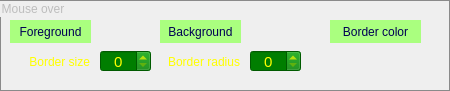
   <widget class="QGroupBox" name="grp_style_hov">
    <property name="geometry">
     <rect>
      <x>10</x>
      <y>260</y>
      <width>450</width>
      <height>91</height>
     </rect>
    </property>
    <property name="styleSheet">
     <string notr="true">QGroupBox {color: rgb(189, 189, 189); border: 1px solid rgb(138, 138, 138);}</string>
    </property>
    <property name="title">
     <string>Mouse over</string>
    </property>
    <widget class="QPushButton" name="btn_style_hov_fg">
     <property name="geometry">
      <rect>
       <x>10</x>
       <y>20</y>
       <width>81</width>
       <height>23</height>
      </rect>
     </property>
     <property name="cursor">
      <cursorShape>PointingHandCursor</cursorShape>
     </property>
     <property name="styleSheet">
      <string notr="true">QPushButton {color: rgb(0, 0, 83); background-color: rgb(170, 255, 127); border-radius: 15px;}
QPushButton:hover {background-color: qlineargradient(spread:pad, x1:0, y1:0.00568182, x2:0.98, y2:0.982955, stop:0 rgb(0, 67, 0), stop:1 rgb(0, 161, 0)); color: rgb(255, 255, 0)}
</string>
     </property>
     <property name="text">
      <string>Foreground</string>
     </property>
     <property name="autoDefault">
      <bool>false</bool>
     </property>
    </widget>
    <widget class="QLabel" name="lbl_style_hov_fg">
     <property name="geometry">
      <rect>
       <x>100</x>
       <y>20</y>
       <width>45</width>
       <height>23</height>
      </rect>
     </property>
     <property name="contextMenuPolicy">
      <enum>Qt::NoContextMenu</enum>
     </property>
     <property name="text">
      <string/>
     </property>
     <property name="alignment">
      <set>Qt::AlignCenter</set>
     </property>
     <property name="textInteractionFlags">
      <set>Qt::LinksAccessibleByMouse|Qt::TextSelectableByMouse</set>
     </property>
    </widget>
    <widget class="QLabel" name="lbl_style_hov_bg">
     <property name="geometry">
      <rect>
       <x>250</x>
       <y>20</y>
       <width>45</width>
       <height>23</height>
      </rect>
     </property>
     <property name="contextMenuPolicy">
      <enum>Qt::NoContextMenu</enum>
     </property>
     <property name="text">
      <string/>
     </property>
     <property name="alignment">
      <set>Qt::AlignCenter</set>
     </property>
     <property name="textInteractionFlags">
      <set>Qt::LinksAccessibleByMouse|Qt::TextSelectableByMouse</set>
     </property>
    </widget>
    <widget class="QPushButton" name="btn_style_hov_bg">
     <property name="geometry">
      <rect>
       <x>160</x>
       <y>20</y>
       <width>81</width>
       <height>23</height>
      </rect>
     </property>
     <property name="cursor">
      <cursorShape>PointingHandCursor</cursorShape>
     </property>
     <property name="styleSheet">
      <string notr="true">QPushButton {color: rgb(0, 0, 83); background-color: rgb(170, 255, 127); border-radius: 15px;}
QPushButton:hover {background-color: qlineargradient(spread:pad, x1:0, y1:0.00568182, x2:0.98, y2:0.982955, stop:0 rgb(0, 67, 0), stop:1 rgb(0, 161, 0)); color: rgb(255, 255, 0)}
</string>
     </property>
     <property name="text">
      <string>Background</string>
     </property>
     <property name="autoDefault">
      <bool>false</bool>
     </property>
    </widget>
    <widget class="QSpinBox" name="spin_style_hov_border_size">
     <property name="geometry">
      <rect>
       <x>100</x>
       <y>50</y>
       <width>51</width>
       <height>22</height>
      </rect>
     </property>
     <property name="font">
      <font>
       <pointsize>11</pointsize>
      </font>
     </property>
     <property name="styleSheet">
      <string notr="true">QSpinBox {background-color: rgb(0, 126, 0); color: rgb(255, 255, 0);} QSpinBox:hover {background-color: rgb(0, 163, 0);}</string>
     </property>
     <property name="alignment">
      <set>Qt::AlignCenter</set>
     </property>
    </widget>
    <widget class="QSpinBox" name="spin_style_hov_border_radius">
     <property name="geometry">
      <rect>
       <x>250</x>
       <y>50</y>
       <width>51</width>
       <height>22</height>
      </rect>
     </property>
     <property name="font">
      <font>
       <pointsize>11</pointsize>
      </font>
     </property>
     <property name="styleSheet">
      <string notr="true">QSpinBox {background-color: rgb(0, 126, 0); color: rgb(255, 255, 0);} QSpinBox:hover {background-color: rgb(0, 163, 0);}</string>
     </property>
     <property name="alignment">
      <set>Qt::AlignCenter</set>
     </property>
     <property name="buttonSymbols">
      <enum>QAbstractSpinBox::UpDownArrows</enum>
     </property>
    </widget>
    <widget class="QLabel" name="lbl_style_hov_border_size">
     <property name="geometry">
      <rect>
       <x>9</x>
       <y>50</y>
       <width>81</width>
       <height>23</height>
      </rect>
     </property>
     <property name="styleSheet">
      <string notr="true">color: rgb(255, 255, 0);</string>
     </property>
     <property name="text">
      <string>Border size</string>
     </property>
     <property name="alignment">
      <set>Qt::AlignRight|Qt::AlignTrailing|Qt::AlignVCenter</set>
     </property>
    </widget>
    <widget class="QLabel" name="lbl_style_hov_border_radius">
     <property name="geometry">
      <rect>
       <x>159</x>
       <y>50</y>
       <width>81</width>
       <height>23</height>
      </rect>
     </property>
     <property name="styleSheet">
      <string notr="true">color: rgb(255, 255, 0);</string>
     </property>
     <property name="text">
      <string>Border radius</string>
     </property>
     <property name="alignment">
      <set>Qt::AlignRight|Qt::AlignTrailing|Qt::AlignVCenter</set>
     </property>
    </widget>
    <widget class="QPushButton" name="btn_style_hov_border_color">
     <property name="geometry">
      <rect>
       <x>330</x>
       <y>20</y>
       <width>91</width>
       <height>23</height>
      </rect>
     </property>
     <property name="cursor">
      <cursorShape>PointingHandCursor</cursorShape>
     </property>
     <property name="contextMenuPolicy">
      <enum>Qt::NoContextMenu</enum>
     </property>
     <property name="styleSheet">
      <string notr="true">QPushButton {color: rgb(0, 0, 83); background-color: rgb(170, 255, 127); border-radius: 15px;}
QPushButton:hover {background-color: qlineargradient(spread:pad, x1:0, y1:0.00568182, x2:0.98, y2:0.982955, stop:0 rgb(0, 67, 0), stop:1 rgb(0, 161, 0)); color: rgb(255, 255, 0)}
</string>
     </property>
     <property name="text">
      <string>Border color</string>
     </property>
     <property name="autoDefault">
      <bool>false</bool>
     </property>
    </widget>
    <widget class="QLabel" name="lbl_style_hov_border_color">
     <property name="geometry">
      <rect>
       <x>350</x>
       <y>50</y>
       <width>51</width>
       <height>23</height>
      </rect>
     </property>
     <property name="contextMenuPolicy">
      <enum>Qt::NoContextMenu</enum>
     </property>
     <property name="text">
      <string/>
     </property>
     <property name="alignment">
      <set>Qt::AlignCenter</set>
     </property>
     <property name="textInteractionFlags">
      <set>Qt::LinksAccessibleByMouse|Qt::TextSelectableByMouse</set>
     </property>
    </widget>
   </widget>
